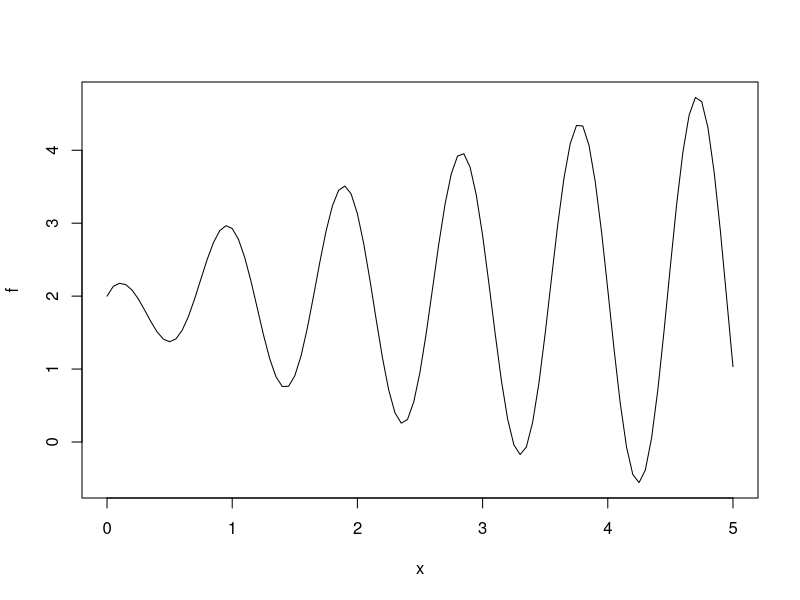
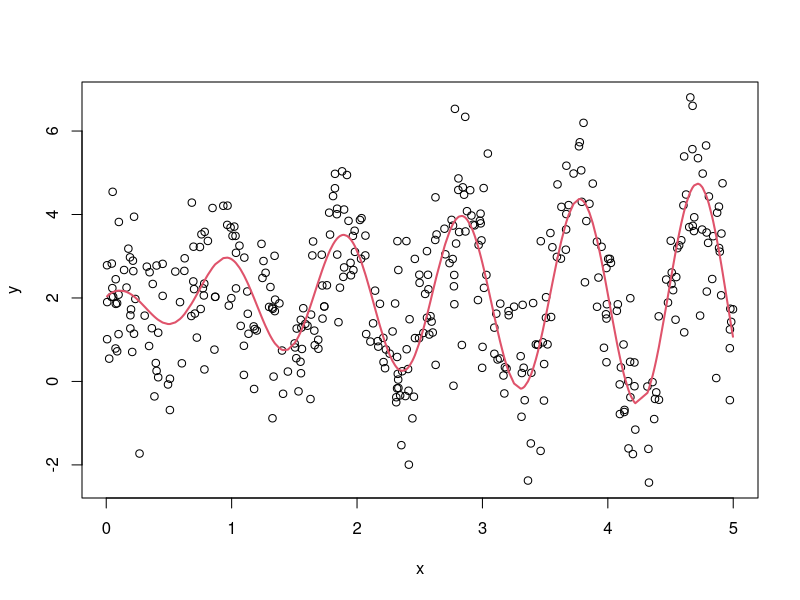
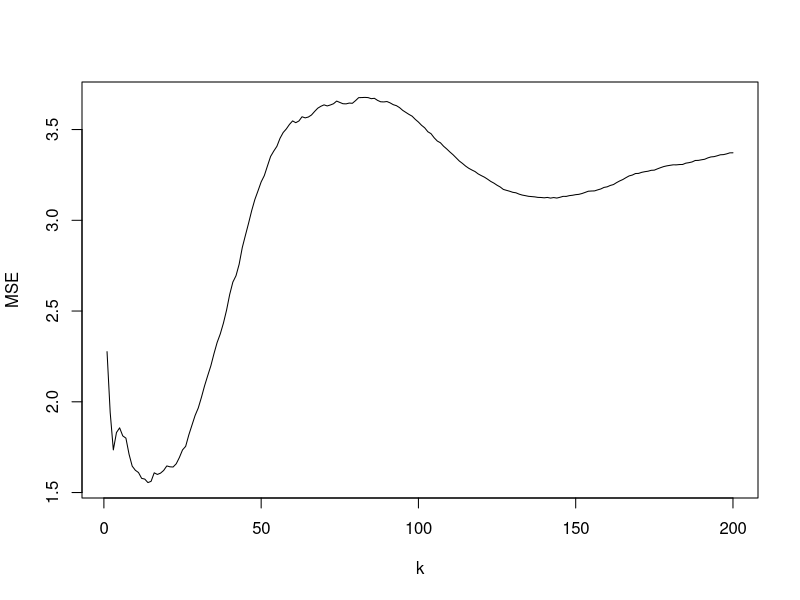
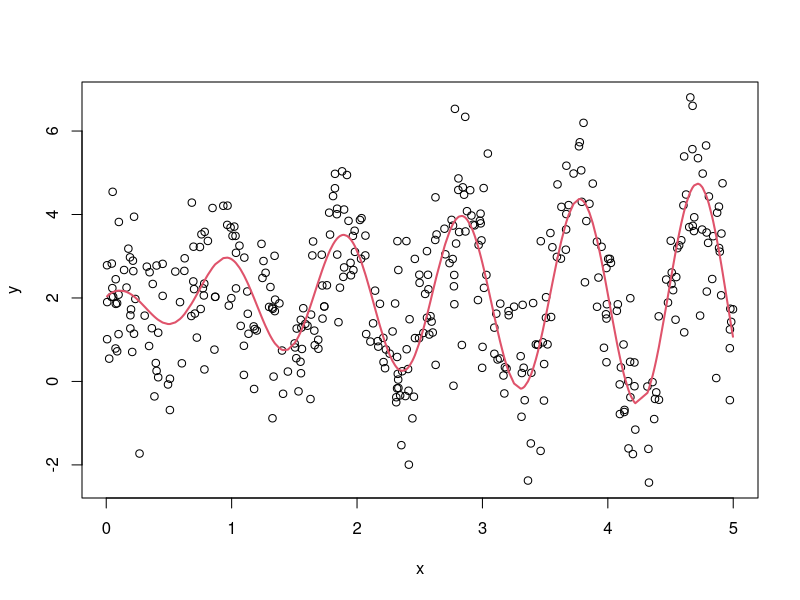

Here is the R script that generated these plots, in order: (Note: this script raises an error after producing the figures.)
#You can try to modify the denominator inside the cosine to change the complexity of f*
f=function(x){
  y=2+x^(.2)*cos(x/.15)/x^-.45
  return(y) }
plot(f,0,5)

#Points simulation: you change n and sigma
N=400
sigma=1.2
x=runif(N,0,5);x=sort(x)  #For convenience, the input x is sorted
y=rep(0,times=N)
for(i in 1:N){
  y[i]=f(x[i])+rnorm(1,0,sigma)
}
plot(x,y)
points(x,f(x),type="l",col=2,lwd=2)

data = cbind(x,y)

# Creaci?n de train y test
ss=seq(1:N)
ss=sample(ss,N,replace=F)
ss1=ss[1:300]
ss2=ss[301:N]


y_train=y[ss1]
x_train=x[ss1]
y_test=y[ss2]
x_test=x[ss2]


MSE <- vector()

#Estimator by k-neighbors
#k es el numero de vecinos y test=TRUE/FALSE determina si se estima sobre
#un grid cualquiera (FALSE) o sobre los x en la muestra de test (TRUE)
kn=function(k,test){
  if(test=="FALSE"){z=seq(0,5,by=0.01);ll=length(z)}  #predict on train
  if(test=="TRUE"){z=x_test;ll=length(z)}    #x_test is the name of set for prediction
  nk=rep(0,times=ll)
  for(j in 1:ll){
    veci=which(abs(z[j]-x_train) %in% sort(abs(z[j]-x_train))[1:k])
    nk[j]=sum(y_train[veci])/k
  }
  
  return(nk) 
  
}

#Graficando el estimador
for(k in 1:200){
  pred = kn(k,T)
  MSE[k] = mean((pred-y_test)^2)
  
}

plot(MSE, type="l", xlab = 'k')

min(MSE)
which.min(MSE) # 15
# Error irreducible es 1.44



k=14 #Puede cambiarlo


plot(x,y)
points(x,f(x),type="l",col=2,lwd=2)
points(z,kn(k,T),type="l",col=4,lwd=2)
points(z,kn(200,T),type="l",col=4,lwd=2)



##### b #######
#You can try to modify the denominator inside the cosine to change the complexity of f*
f=function(x){
  y=2+x^(.2)*cos(x/.15)/x^-.45
  return(y) }
plot(f,0,5)

#Points simulation: you change n and sigma
N=600
sigma=1.2
x=runif(N,0,5);x=sort(x)  #For convenience, the input x is sorted
y=rep(0,times=N)
for(i in 1:N){
  y[i]=f(x[i])+rnorm(1,0,sigma)
}
plot(x,y)
points(x,f(x),type="l",col=2,lwd=2)

ss=seq(1:N)
ss=sample(ss,N,replace=F)
ss1=ss[1:300]
ss2=ss[301:N]


y_train=y[ss1]
x_train=x[ss1]
y_test=y[ss2]
x_test=x[ss2]



MSE_600 <- vector()

#Estimator by k-neighbors
#k es el numero de vecinos y test=TRUE/FALSE determina si se estima sobre
#un grid cualquiera (FALSE) o sobre los x en la muestra de test (TRUE)
kn=function(k,test){
  if(test=="FALSE"){z=seq(0,5,by=0.01);ll=length(z)}  #predict on train
  if(test=="TRUE"){z=x_test;ll=length(z)}    #x_test is the name of set for prediction
  nk=rep(0,times=ll)
  for(j in 1:ll){
    veci=which(abs(z[j]-x_train) %in% sort(abs(z[j]-x_train))[1:k])
    nk[j]=sum(y_train[veci])/k
  }
  
  return(nk) 
  
}

#Graficando el estimador


for(k in 1:200){
  pred = kn(k,T)
  MSE_600[k] = mean((pred-y_test)^2)
  
}

plot(MSE_600, type="l", xlab = 'k')
min(MSE_600)
which.min(MSE_600) # 16
# Error irreducible es 1.44


##### c ##########  CV y LOO
N=400
sigma=1.2
x=runif(N,0,5);x=sort(x)  #For convenience, the input x is sorted
y=rep(0,times=N)
for(i in 1:N){
  y[i]=f(x[i])+rnorm(1,0,sigma)
}
plot(x,y)
points(x,f(x),type="l",col=2,lwd=2)

ss=seq(1:N)
ss=sample(ss,N,replace=F)

y=y[ss]
x=x[ss]

data = cbind(x,y)

## CV
# Aleatorizar
data <-data[sample(nrow(data)),]

# Partir
folds <- cut(seq(1,nrow(data)),breaks=10,labels=FALSE)

# 10 CV
MSE_final= vector()

for(k in 1:200){
  MSE = vector()
  
  
  for(i in 1:10){
    test_i <- which(folds==i,arr.ind=TRUE)
    test <- data[test_i, ]
    x_test = test[,1]
    y_test = test[,2]
    train <- data[-test_i, ]
    x_train = train[,1]
    y_train = train[,2]
    
    pred = kn(k,T)
    MSE[i] = mean((pred-y_test)^2)
  }
  MSE_final[k] = mean(MSE)
}
plot(MSE_final, type = 'l', xlab = 'k', ylab = 'MSE')
which.min(MSE_final)
min(MSE_final)


# LOO
folds <- cut(seq(1,nrow(data)),breaks=N,labels=FALSE)

MSE_final_LOO= vector()

for(k in 1:200){
  MSE = vector()
  
  
  for(i in 1:N){
    test_i <- which(folds==i,arr.ind=TRUE)
    test <- data[test_i,]
    x_test = test[1]
    y_test = test[2]
    train <- data[-test_i, ]
    x_train = train[,1]
    y_train = train[,2]
    
    pred = kn(k,T)
    MSE[i] = mean((pred-y_test)^2)
  }
  MSE_final_LOO[k] = mean(MSE)
}
plot(MSE_final_LOO, type = 'l', xlab = 'k', ylab = 'MSE')
which.min(MSE_final_LOO)
min(MSE_final_LOO)



#### d ######

#You can try to modify the denominator inside the cosine to change the complexity of f*
f=function(x){
  y=2+x^(.2)*cos(x/.15)/x^-.45
  return(y) }
plot(f,0,5)

#Points simulation: you change n and sigma
N=400
#sigma=1.2
#sigma=2
sigma = 2
x=runif(N,0,5);x=sort(x)  #For convenience, the input x is sorted
y=rep(0,times=N)
for(i in 1:N){
  y[i]=f(x[i])+rnorm(1,0,sigma)
}
#plot(x,y)
#points(x,f(x),type="l",col=2,lwd=2)

ss=seq(1:N)
ss=sample(ss,N,replace=F)
ss1=ss[1:300]
ss2=ss[301:N]


y_train=y[ss1]
x_train=x[ss1]
y_test=y[ss2]
x_test=x[ss2]


MSE_2 <- vector()

#Estimator by k-neighbors
#k es el numero de vecinos y test=TRUE/FALSE determina si se estima sobre
#un grid cualquiera (FALSE) o sobre los x en la muestra de test (TRUE)
kn=function(k,test){
  if(test=="FALSE"){z=seq(0,5,by=0.01);ll=length(z)}  #predict on train
  if(test=="TRUE"){z=x_test;ll=length(z)}    #x_test is the name of set for prediction
  nk=rep(0,times=ll)
  for(j in 1:ll){
    veci=which(abs(z[j]-x_train) %in% sort(abs(z[j]-x_train))[1:k])
    nk[j]=sum(y_train[veci])/k
  }
  
  return(nk) 
  
}

#Graficando el estimador


for(k in 1:200){
  pred = kn(k,T)
  MSE_2[k] = mean((pred-y_test)^2)
  
}

plot(MSE_1.2, type = 'l', xlab = 'k', ylab = 'MSE',ylim = c(0, 9))
lines(MSE_2, col = 2)
lines(MSE_0.5, col = 4)
min(MSE)
which.min(MSE_1.2)
which.min(MSE_2)
which.min(MSE_0.5)


##################### e Bootstrap ##################### 

N=400
sigma=1.2
x=runif(N,0,5);x=sort(x)  #For convenience, the input x is sorted
y=rep(0,times=N)
for(i in 1:N){
  y[i]=f(x[i])+rnorm(1,0,sigma)
}
plot(x,y)
points(x,f(x),type="l",col=2,lwd=2)

ss=seq(1:N)
ss=sample(ss,N,replace=F)
ss=ss[1:400]

y_train=y[ss]
x_train=x[ss]

### Bootstrap final con 500 resamples ###

B = 500
ybar_boot = rep(0,times=B) # Creacion de vector vac?o
xbar_boot = rep(2,times=B)

for(i in 1:B)
{
  sampl = sample(seq(1:N), N, replace = T) # T: Muestreo con remplazo
  x_train = x[sampl]
  y_train = y[sampl]
  x_test = 2
  
  ybar_boot[i] = kn(9, T)
}

plot(density(ybar_boot))  # Plot de medidas obtenidas con el bootstrap
c(quantile(ybar_boot,0.025),quantile(ybar_boot,0.975))
